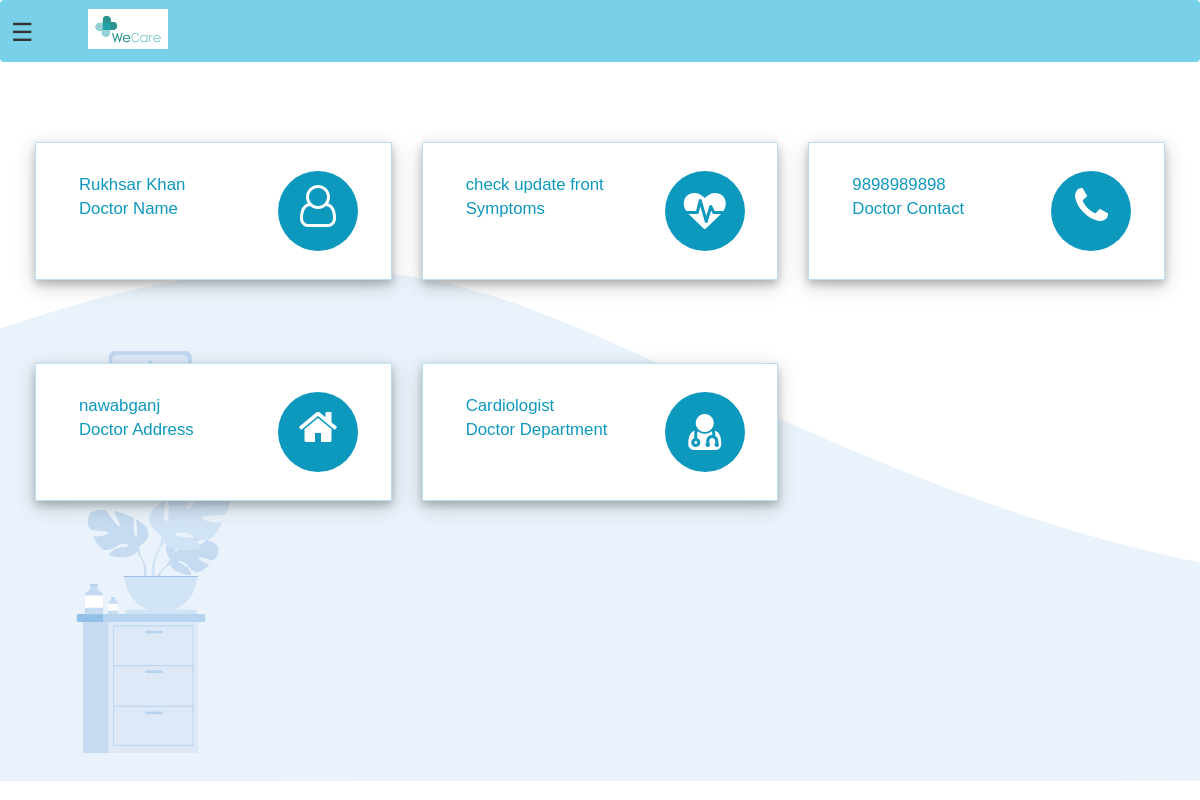
/patient-dashboard (signed in), run on an earlier commit of the app's database.
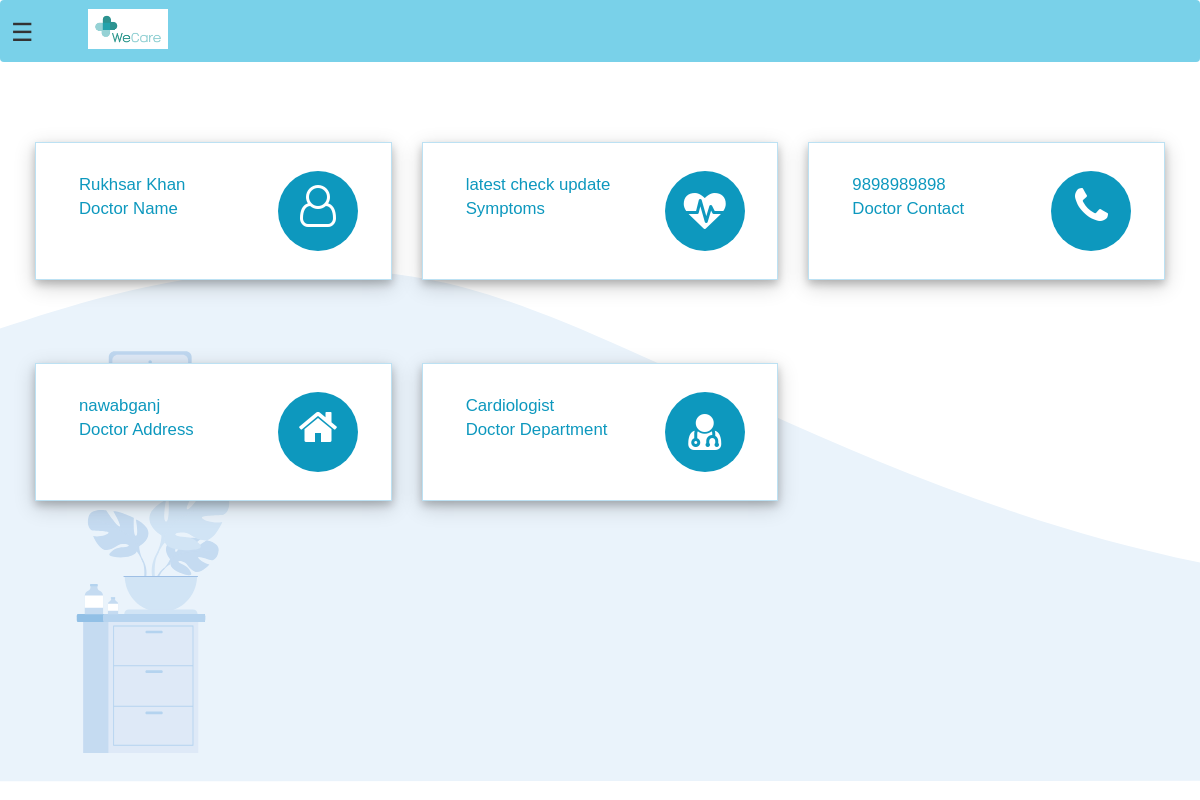
And on a later commit of the database.
### hospital/models.py (models this page shows, shortened)
class Patient(models.Model):
    user = models.OneToOneField(User, on_delete=models.CASCADE)
    profile_pic = models.ImageField(
        upload_to='profile_pic/PatientProfilePic/', null=True, blank=True)
    address = models.CharField(max_length=40)
    mobile = models.CharField(max_length=20, null=False)
    symptoms = models.CharField(max_length=100, null=False)
    assignedDoctorId = models.PositiveIntegerField(null=True)
    allergy_substance = models.CharField(max_length=100)
    allergy_criticality = models.CharField(
        max_length=20, choices=criticality, default='low')
    problems_list = models.CharField(max_length=100, null=False)
    immunization = models.CharField(max_length=100, null=False)
    history_procedure = models.CharField(max_length=100, null=False)
    diagnostic_results = models.FileField(
        upload_to='patient_document/', null=True, blank=True)
    past_history_of_illness = models.CharField(max_length=100, null=False)

### hospital/views.py (the view)
# urls.py: path('patient-dashboard', views.patient_dashboard_view,
@login_required(login_url='patientlogin')
@user_passes_test(is_patient)
def patient_dashboard_view(request):
    patient = models.Patient.objects.get(user_id=request.user.id)
    doctor = models.Doctor.objects.get(user_id=patient.assignedDoctorId)
    mydict = {
        'patient': patient,
        'doctorName': doctor.get_name,
        'doctorMobile': doctor.mobile,
        'doctorAddress': doctor.address,
        'symptoms': patient.symptoms,
        'doctorDepartment': doctor.department,
    }
    return render(request, 'hospital/patient_dashboard.html', context=mydict)

### hospital/models.py (called while the page is built)
    @property
    def get_name(self):
        return self.user.first_name+" "+self.user.last_name

### hospital/views.py (called while the page is built)
def is_patient(user):
    return user.groups.filter(name='PATIENT').exists()

### templates/hospital/patient_dashboard.html
{% extends 'hospital/patient_base.html' %}
{% load static %}
{% block content %}
{%include 'hospital/patient_dashboard_cards.html'%}
<br><br><br><br>
{% endblock content %}

### templates/hospital/patient_dashboard_cards.html (shortened to what this page needs)
{% load static %}
<!DOCTYPE html>
<html lang="en" dir="ltr">
<head>
  <link rel="stylesheet" href="https://maxcdn.bootstrapcdn.com/bootstrap/3.4.1/css/bootstrap.min.css">
  <link rel="stylesheet" href="https://cdnjs.cloudflare.com/ajax/libs/font-awesome/4.7.0/css/font-awesome.min.css">
</head>
<body>
  <div class="market-updates">
    <div class="col-md-4 market-update-gd" style="width: 350px;">
      <div class="market-update-block clr-block-1">
        <div class="col-md-8 market-update-left">
          <h4>{{doctorName}}</h4>
          <h4>Doctor Name</h4>
        </div>
        <div class="col-md-4 market-update-right">
          <i class="fa fa-user-o"></i>
        </div>
        <div class="clearfix"> </div>
      </div>
    </div>
    <div class="col-md-4 market-update-gd" style="width: 350px;">
      <div class="market-update-block clr-block-2">
        <div class="col-md-8 market-update-left">
          <h4>{{symptoms}}</h4>
          <h4>Symptoms</h4>
        </div>
        <div class="col-md-4 market-update-right">
          <i class="fa fa-heartbeat" aria-hidden="true"></i>
        </div>
        <div class="clearfix"> </div>
      </div>
    </div>
    <div class="col-md-4 market-update-gd" style="width: 350px;">
      <div class="market-update-block clr-block-2">
        <div class="col-md-8 market-update-left">
          <h4>{{doctorMobile}}</h4>
          <h4>Doctor Contact</h4>
        </div>
        <div class="col-md-4 market-update-right">
          <i class="fa fa-phone" aria-hidden="true"></i>
        </div>
        <div class="clearfix"> </div>
      </div>
    </div>
  </div>
  <br><br>
  <div class="market-updates">
    <div class="col-md-4 market-update-gd" style="width: 350px;">
      <div class="market-update-block clr-block-2">
        <div class="col-md-8 market-update-left">
          <h4>{{doctorAddress}}</h4>
          <h4>Doctor Address</h4>
        </div>
        <div class="col-md-4 market-update-right">
          <i class="fa fa-home" aria-hidden="true"></i>
        </div>
        <div class="clearfix"> </div>
      </div>
    </div>
    <div class="col-md-4 market-update-gd" style="width: 350px;">
      <div class="market-update-block clr-block-2">
        <div class="col-md-8 market-update-left">
          <h4>{{doctorDepartment}}</h4>
          <h4>Doctor Department</h4>
        </div>
        <div class="col-md-4 market-update-right">
          <i class="fa fa-user-md" aria-hidden="true"></i>
        </div>
        <div class="clearfix"> </div>
      </div>
    </div>
  </div>
</body>
</html>

What changed in the data, as far as the page shows it:
changed Patient: symptoms "check update front" → "latest check update"
